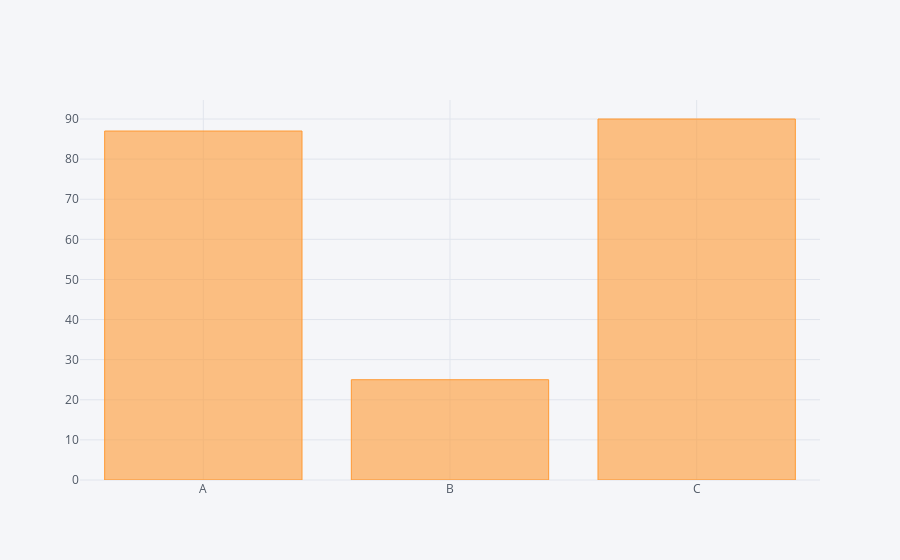

The notebook cell saved with this chart:
### Markdown cell above
## Bar Plots

### Code cell
df2.iplot(kind = 'bar', x = 'Category', y = 'Values')

### Figure 1 — Plotly figure (JSON) as saved in the notebook; plotly's stock layout.template omitted (floating-point values rounded to 4 significant figures)
{"data": [{"marker": {"color": "rgba(255, 153, 51, 0.6)", "line": {"color": "rgba(255, 153, 51, 1.0)", "width": 1}}, "name": "Values", "orientation": "v", "text": "", "type": "bar", "x": ["A", "B", "C"], "y": [87, 25, 90]}], "layout": {"legend": {"bgcolor": "#F5F6F9", "font": {"color": "#4D5663"}}, "paper_bgcolor": "#F5F6F9", "plot_bgcolor": "#F5F6F9", "titlefont": {"color": "#4D5663"}, "xaxis1": {"gridcolor": "#E1E5ED", "showgrid": true, "tickfont": {"color": "#4D5663"}, "title": "", "titlefont": {"color": "#4D5663"}, "zerolinecolor": "#E1E5ED"}, "yaxis1": {"gridcolor": "#E1E5ED", "showgrid": true, "tickfont": {"color": "#4D5663"}, "title": "", "titlefont": {"color": "#4D5663"}, "zerolinecolor": "#E1E5ED"}}}
